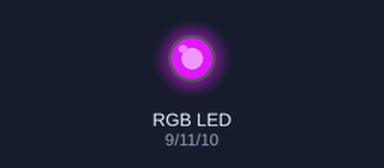
The sketch below on a simulated Arduino Uno, built with avr-gcc and run on an emulated ATmega328P. Shown: an RGB LED mixed from three pins (HIGH = lit). Dim RGB values are drawn brighter than linear; random numbers use the default seed unless the sketch sets one.

Above: at 0.1 s.
At 4.9 s:
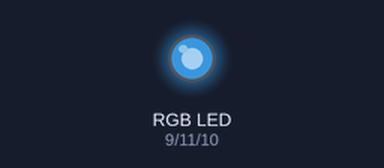
At 9.7 s:
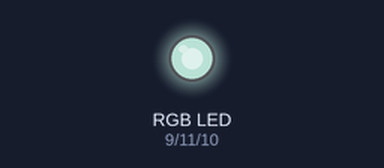
At 19.3 s:
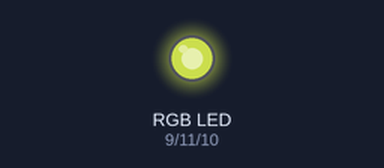
At 27.7 s:
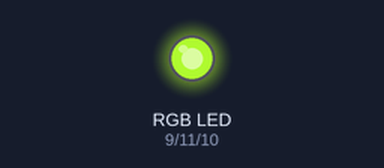
At 38.5 s:
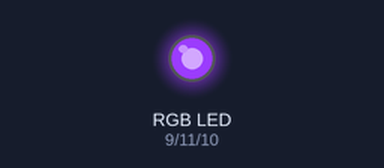
Timing chart, 0 to 40.0 s (numbered marks = the images above):
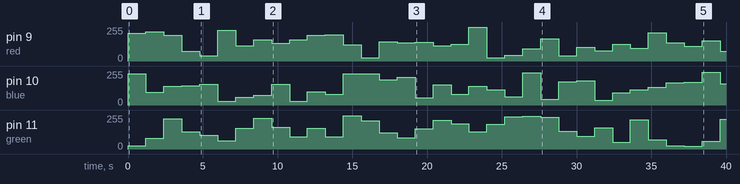

Measured:
- by itself, pin 9 (red): 0/255 → 209/255 at 0.00 s, → 218/255 1.2 s later, → 195/255 1.2 s later, → 72/255 1.2 s later, … (34 changes in this stretch)
- by itself, pin 10 (blue): 0/255 → 234/255 at 0.00 s, → 95/255 1.2 s later, → 142/255 1.2 s later, → 145/255 1.2 s later, … (34 changes in this stretch)
- by itself, pin 11 (green): 0/255 → 24/255 at 0.00 s, → 81/255 1.2 s later, → 227/255 1.2 s later, → 128/255 1.2 s later, … (34 changes in this stretch)

The sketch:

RandomRGB.ino
```cpp
int red=9;
int green=11;
int blue=10;
String  opt;
int randR;
int randG;
int randB;
void setup() {
pinMode(red,OUTPUT);
pinMode(blue,OUTPUT);
pinMode(green,OUTPUT);
Serial.begin(9600);
randomSeed(analogRead(0));
}
void loop() {
  randR=random(20,255);
  randG=random(20,255);
  randB=random(20,255);
  analogWrite(red,randR);
  analogWrite(green,randG);
  analogWrite(blue,randB);

  delay(1200);


}
```
